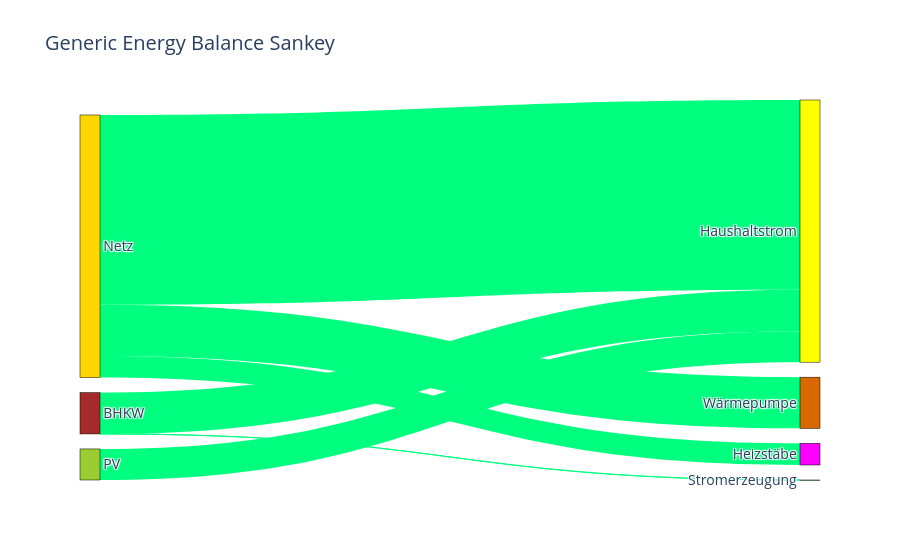

The cell this chart's notebook holds for it:
### Code cell
import plotly.graph_objects as go

# --- 1. EXTRACT UNIQUE NODES ---
# We look at every connection in 'final_links' (e.g., 'PV:Haushaltstrom')
# and split them to find every unique participant.
unique_nodes = set()

for link_name in elec_links.keys():
    source, target = link_name.split(':')
    unique_nodes.add(source)
    unique_nodes.add(target)

# Convert to a sorted list (so the order is fixed)
node_labels = sorted(list(unique_nodes))
print(f"Nodes found: {node_labels}")


# Build the color list in the exact order of 'node_labels'
node_colors = []
for node in node_labels:
    # .get() returns the specific color if found, or 'grey' if not found
    color = preferred_colors.get(node, 'lightgrey') 
    node_colors.append(color)


# --- 3. MAP LINKS TO INDICES ---
# Plotly needs numbers (0, 1, 2), not names. We look up the index of each name.
source_indices = []
target_indices = []
link_values = []
link_colors = []

for link_name, link_data in elec_links.items():
    src_name, tgt_name = link_name.split(':')
    
    # Find the ID number (0, 1, 2...) for these names
    source_indices.append(node_labels.index(src_name))
    target_indices.append(node_labels.index(tgt_name))
    
    # Get the value (width) and color
    link_values.append(link_data[0])
    link_colors.append(link_data[1])


# --- 4. DRAW THE PLOT ---
fig = go.Figure(data=[go.Sankey(
    arrangement = "snap",
    valueformat = ".3s",
    valuesuffix = "Wh",
    
    # Define the Boxes (Nodes)
    node = dict(
      pad = 15,
      thickness = 20,
      line = dict(color = "black", width = 0.5),
      label = node_labels,
      color = node_colors
    ),
    
    # Define the Arrows (Links)
    link = dict(
      source = source_indices,
      target = target_indices,
      value = link_values,
      color = link_colors
    )
)])

fig.update_layout(title_text="Generic Energy Balance Sankey", font_size=14)
fig.show()

# Optional: Save
# if print_plot:
#      fig.write_html('generic_sankey.html')

### Figure 1 — Plotly figure (JSON) as saved in the notebook; plotly's stock layout.template omitted (floating-point values rounded to 4 significant figures)
{"data": [{"arrangement": "snap", "link": {"color": ["springgreen", "springgreen", "springgreen", "springgreen", "springgreen", "springgreen"], "source": [4, 0, 3, 3, 3, 0], "target": [1, 1, 1, 6, 2, 5], "value": [1108000.0, 1475000.0, 6775000.0, 1825000.0, 773500.0, 155.5]}, "node": {"color": ["brown", "yellow", "magenta", "gold", "yellowgreen", "rgba(0, 168, 0, 0.5)", "rgba(217, 104, 0, 1)"], "label": ["BHKW", "Haushaltstrom", "Heizstäbe", "Netz", "PV", "Stromerzeugung", "Wärmepumpe"], "line": {"color": "black", "width": 0.5}, "pad": 15, "thickness": 20}, "type": "sankey", "valueformat": ".3s", "valuesuffix": "Wh"}], "layout": {"font": {"size": 14}, "title": {"text": "Generic Energy Balance Sankey"}}}
